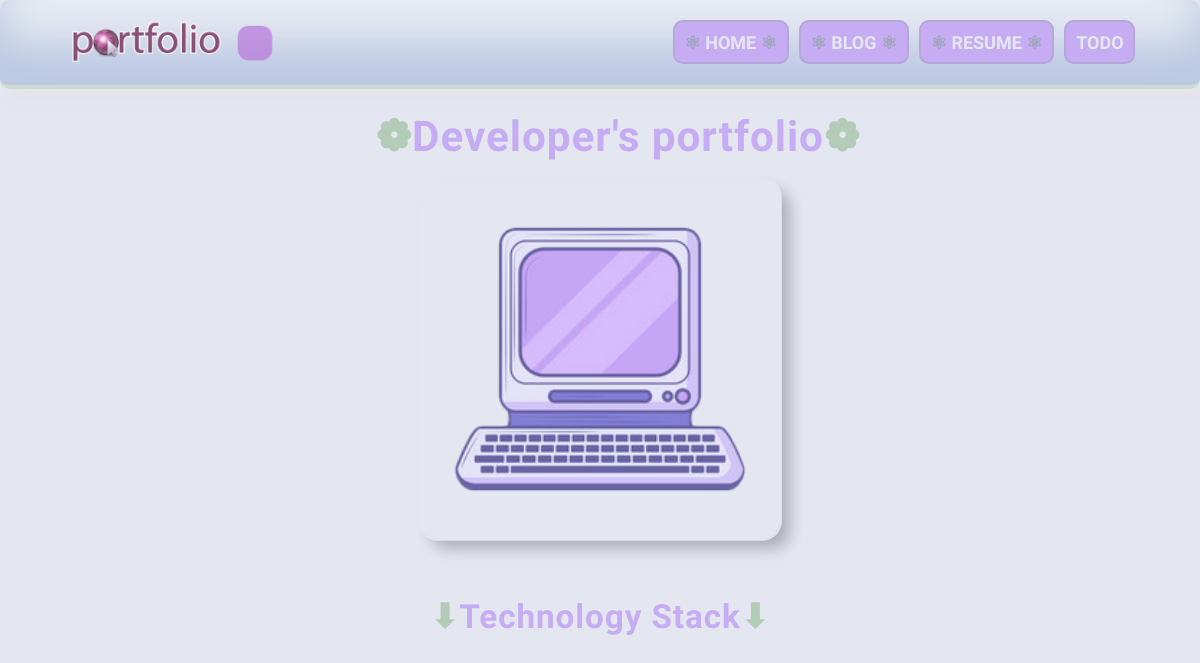
/, run on an earlier commit of the app's database.
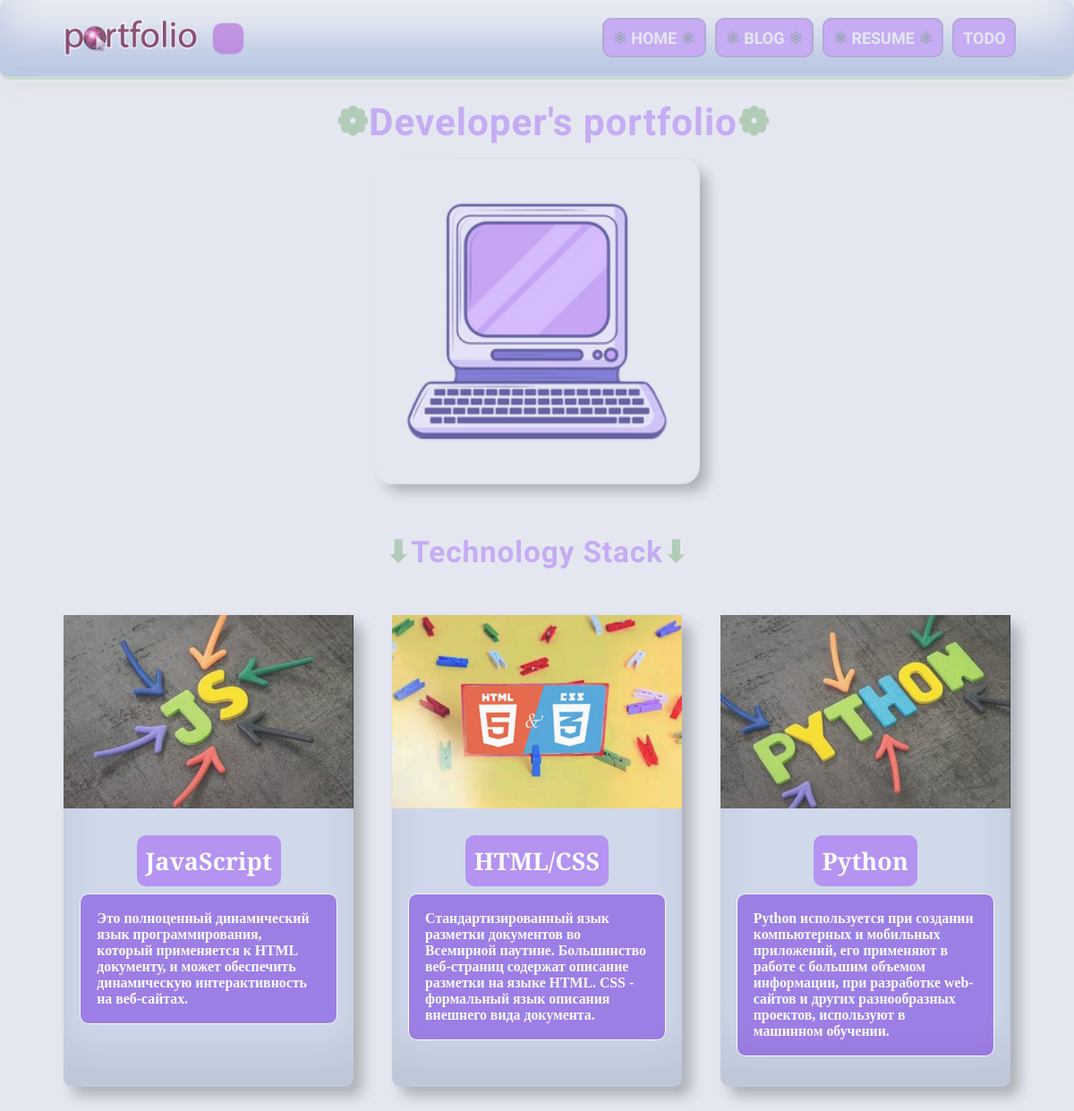
And on a later commit of the database.
### skills/models.py (models this page shows, shortened)
class Sills(models.Model):
    title = models.CharField(max_length=100)
    description = models.CharField(max_length=250)
    image = models.ImageField(upload_to='skills/images/')
    url = models.URLField(blank=True)

### skills/views.py (the view)
# urls.py: path('', views.index, name='index'),
def index(request):
    projects = Sills.objects.all()
    return render(request, 'skills/index.html', {'projects': projects})

### skills/templates/skills/index.html (shortened to what this page needs)
{% extends 'skills/base.html'  %}
{% load static %}
{% block content %}
<h1 style="transform: translateY(-100%); transition: transform  2s;"> <span class="flower">&#10049</span>Developer's portfolio<span class="flower">&#10049</span></h1>
<div style="transform: scale(1.4); transition: transform  2s;" class="img">
    <img src="{% static 'skills/comp.png' %}">
</div>
<h3 style="transform: scale(0); transition: transform  2s;"> <span class="flower">&#11015</span>Technology Stack<span class="flower">&#11015</span></h3>
<div style="" class="block">
    {% for project in projects %}
    <div class="element">
        <div><img src="{{ project.image.url }}"></div>
        <div class="text">
            <h2><a href="{{ project.url }}" target="_blank">{{ project.title }}</a></h2>
            <p>{{ project.description }}</p>
        </div>
    </div>
    {% endfor %}
</div>
{% endblock %}

### skills/templates/skills/base.html (shortened to what this page needs)
<!DOCTYPE html>
{% load static %}
<html lang="en">
<head>
    <link rel="stylesheet" href="{% static 'css/style.css' %}">
</head>
<body>
<div class="menu">
    <div class="wrap">
        <div class="logo">
            <a class="logo-menu" href="{% url 'index' %}"><img src="{% static 'skills/logo.png' %}" alt=""></a>
        </div>
        <div class="shape"></div>
        <ul style="transform: translateX(100%); transition: transform  1s;">
            <li><a class="main-menu" href="{% url 'index' %}"><span class="flower">&#9883;</span> HOME <span class="flower">&#9883;</span></a></li>
            <li><a class="main-menu" href="{% url 'blogs' %}"><span class="flower">&#9883;</span> BLOG <span class="flower">&#9883;</span></a></li>
            <li><a class="main-menu" href="{% static 'skills/resume.pdf' %}" target="_blank"><span class="flower">&#9883;</span> RESUME <span class="flower">&#9883;</span></a></li>
            <li><a class="main-menu" href="{% url 'home' %}">TODO</a></li>
        </ul>
    </div>
</div>
<div class="container">
    <div class="wrap">
        {% block content %}
        {% endblock %}
    </div>
</div>
</body>
</html>

### skills/static/css/style.css (style rules this page uses)
body { background-color: rgb(228, 231, 240); padding: 0; margin: 0; transition: opacity 0.4s ease-in-out; opacity: 0; zoom: 0.9; }
body.loaded { opacity: 1; }
.wrap { max-width: 1200px; margin: 0 auto; padding: 5px; box-sizing: border-box; }
.block { display: flex; flex-wrap: wrap; justify-content: space-evenly; margin-bottom: 60px; gap:40px ; }
.text { width: 360px; padding: 20px; box-sizing: border-box; color: #ffffff; font-family: Georgia sans-serif; font-weight: bold; font-size: 1.1em; }
.text p { color: #ffffff; border: 1px solid white; padding: 20px; width: 320px; background-color: rgba(94, 19, 222, 0.57); box-sizing: border-box; border-radius: 11px; transition: background-color ease-in-out 1s; }
.element, .count { background-color: rgba(67, 116, 189, 0.16); border-radius: 11px; margin: 20px 0; opacity: 0.8; transition: opacity ease-in-out 0.4s, background-color linear 0.4s, transform ease-in-out 0.4s; box-shadow: inset 0 -3em 3em rgba(0, 0, 0, 0.1), 0.7em 0.7em 1em rgba(0, 0, 0, 0.3); }
.block img { max-width: 360px; }
.container h1 { text-align: center; margin: 20px 0; font-size: 47px; }
h1 { color: rgb(198, 172, 243); padding-left: 40px; font-family: 'Rubik Bubbles', sans-serif; letter-spacing: 1px; }
.flower { color: rgba(85, 154, 80, 0.35); }
.img + h2, .text h2 { text-align: center; margin: 20px 0; font-size: 30px; }
h2 { font-family: 'Bitter', sans-serif; }
h3 { text-align: center; box-sizing: border-box; color: rgb(198, 172, 243); font-size: 37px; font-family: 'Rubik Bubbles', sans-serif; letter-spacing: 1px; }
.element a { text-decoration: none; color: rgb(255, 255, 255); background-color: rgba(162, 110, 245, 0.83); padding: 11px; border-radius: 11px; transition: background-color ease-in-out 0.4s, box-shadow ease-in-out 0.4s; box-shadow: 0 0 0 0 rgba(0, 0, 0, 0); }
.img { text-align: center; margin-bottom: 60px; }
.img img { opacity: 0.8; width: 400px; border-radius: 20px; box-shadow: inset 0 -3em 3em rgba(0, 0, 0, 0.1), 0 0 0 2px rgb(228, 231, 240), 0.7em 0.7em 1em rgba(0, 0, 0, 0.3); }
.menu { background: rgb(232, 235, 242); padding: 10px; border-bottom: 5px solid rgba(85, 154, 80, 0.2); border-radius: 11px; box-shadow: inset 0 -3em 3em rgba(67, 106, 189, 0.27), 0 0 0 2px rgb(228, 231, 240), 0.7em 0.7em 1em rgb(227, 227, 231); }
.menu .wrap { display: flex; flex-wrap: wrap; justify-content: space-between; align-items: center; }
.menu .main-menu { color: #e4e7f0; font-weight: bold; text-decoration: none; font-family: 'Rubik Bubbles', sans-serif; background-color: rgb(198, 172, 243); padding: 11px; margin-left: 6px; border-radius: 11px; border: 3px solid rgba(94, 152, 89, 0.18); transition: background-color ease-in-out 0.4s, box-shadow ease-in-out 0.4s; box-shadow: 0 0 0 0 rgba(0, 0, 0, 0); }
.menu ul { display: flex; list-style: none; font-size: 20px; }
.menu li { margin-left: 5px; }
.logo img { opacity: 0.8; border-radius: 11px; transition: opacity ease-in-out 0.4s, background-color ease-in-out 0.4s; }
.shape { width: 40px; height: 40px; background-color: rgba(183, 112, 218, 0.67); margin-right: 380px; border-radius: 11px; transition: background-color 2.2s ease; animation: colorChange 3s infinite alternate ease-in-out; }

What changed in the data, as far as the page shows it:
added Sills: image (picture), title "JavaScript", description "Это полноценный динамический язык программирования, который применяется к HTML документу, и может обеспечить динамическую интерактивность на веб-сайтах."
added Sills: image (picture), title "HTML/CSS", description "Стандартизированный язык разметки документов во Всемирной паутине. Большинство веб-страниц содержат описание разметки на языке HTML. CSS - формальный язык описания внешнего вида документа."
added Sills: image (picture), title "Python", description "Python используется при создании компьютерных и мобильных приложений, его применяют в работе с большим объемом информации, при разработке web-сайтов и других разнообразных проектов, используют в машинном обучении."
